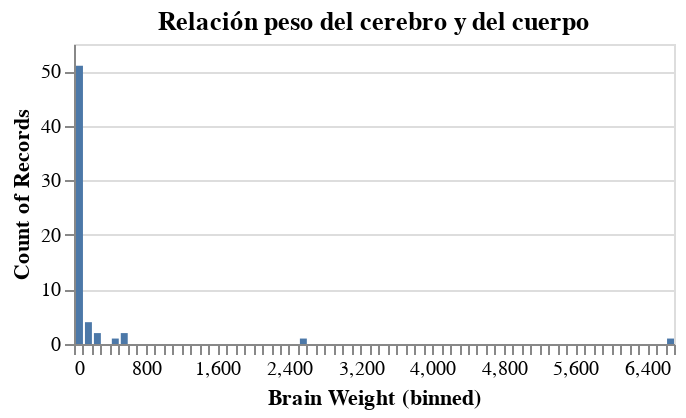

The code cell stored with this chart in its notebook:
### Code cell
hist_brain

### Figure 1 — Vega-Lite specification as saved in the notebook (floating-point values rounded to 4 significant figures)
{"config": {"view": {"continuousWidth": 400, "continuousHeight": 300}}, "data": {"name": "data-c3f1d169386444fd3f2894e6f80b96b0"}, "mark": "bar", "encoding": {"x": {"type": "quantitative", "bin": {"maxbins": 100}, "field": "Brain Weight"}, "y": {"type": "quantitative", "aggregate": "count"}}, "height": 150, "selection": {"selector001": {"type": "interval", "bind": "scales", "encodings": ["x", "y"]}}, "title": "Relación peso del cerebro y del cuerpo", "width": 300, "$schema": "https://vega.github.io/schema/vega-lite/v4.8.1.json", "datasets": {"data-c3f1d169386444fd3f2894e6f80b96b0": [{"Index": 1, "Brain Weight": 3.385, "Body Weight": 44.5}, {"Index": 2, "Brain Weight": 0.48, "Body Weight": 15.5}, {"Index": 3, "Brain Weight": 1.35, "Body Weight": 8.1}, {"Index": 4, "Brain Weight": 465.0, "Body Weight": 423.0}, {"Index": 5, "Brain Weight": 36.33, "Body Weight": 119.5}, {"Index": 6, "Brain Weight": 27.66, "Body Weight": 115.0}, {"Index": 7, "Brain Weight": 14.83, "Body Weight": 98.2}, {"Index": 8, "Brain Weight": 1.04, "Body Weight": 5.5}, {"Index": 9, "Brain Weight": 4.19, "Body Weight": 58.0}, {"Index": 10, "Brain Weight": 0.425, "Body Weight": 6.4}, {"Index": 11, "Brain Weight": 0.101, "Body Weight": 4.0}, {"Index": 12, "Brain Weight": 0.92, "Body Weight": 5.7}, {"Index": 13, "Brain Weight": 1.0, "Body Weight": 6.6}, {"Index": 14, "Brain Weight": 0.005, "Body Weight": 0.14}, {"Index": 15, "Brain Weight": 0.06, "Body Weight": 1.0}, {"Index": 16, "Brain Weight": 3.5, "Body Weight": 10.8}, {"Index": 17, "Brain Weight": 2.0, "Body Weight": 12.3}, {"Index": 18, "Brain Weight": 1.7, "Body Weight": 6.3}, {"Index": 19, "Brain Weight": 2547.0, "Body Weight": 4603.0}, {"Index": 20, "Brain Weight": 0.023, "Body Weight": 0.3}, {"Index": 21, "Brain Weight": 187.1, "Body Weight": 419.0}, {"Index": 22, "Brain Weight": 521.0, "Body Weight": 655.0}, {"Index": 23, "Brain Weight": 0.785, "Body Weight": 3.5}, {"Index": 24, "Brain Weight": 10.0, "Body Weight": 115.0}, {"Index": 25, "Brain Weight": 3.3, "Body Weight": 25.6}, {"Index": 26, "Brain Weight": 0.2, "Body Weight": 5.0}, {"Index": 27, "Brain Weight": 1.41, "Body Weight": 17.5}, {"Index": 28, "Brain Weight": 529.0, "Body Weight": 680.0}, {"Index": 29, "Brain Weight": 207.0, "Body Weight": 406.0}, {"Index": 30, "Brain Weight": 85.0, "Body Weight": 325.0}, {"Index": 31, "Brain Weight": 0.75, "Body Weight": 12.3}, {"Index": 32, "Brain Weight": 62.0, "Body Weight": 1320.0}, {"Index": 33, "Brain Weight": 6654.0, "Body Weight": 5712.0}, {"Index": 34, "Brain Weight": 3.5, "Body Weight": 3.9}, {"Index": 35, "Brain Weight": 6.8, "Body Weight": 179.0}, {"Index": 36, "Brain Weight": 35.0, "Body Weight": 56.0}, {"Index": 37, "Brain Weight": 4.05, "Body Weight": 17.0}, {"Index": 38, "Brain Weight": 0.12, "Body Weight": 1.0}, {"Index": 39, "Brain Weight": 0.023, "Body Weight": 0.4}, {"Index": 40, "Brain Weight": 0.01, "Body Weight": 0.25}, {"Index": 41, "Brain Weight": 1.4, "Body Weight": 12.5}, {"Index": 42, "Brain Weight": 250.0, "Body Weight": 490.0}, {"Index": 43, "Brain Weight": 2.5, "Body Weight": 12.1}, {"Index": 44, "Brain Weight": 55.5, "Body Weight": 175.0}, {"Index": 45, "Brain Weight": 100.0, "Body Weight": 157.0}, {"Index": 46, "Brain Weight": 52.16, "Body Weight": 440.0}, {"Index": 47, "Brain Weight": 10.55, "Body Weight": 179.5}, {"Index": 48, "Brain Weight": 0.55, "Body Weight": 2.4}, {"Index": 49, "Brain Weight": 60.0, "Body Weight": 81.0}, {"Index": 50, "Brain Weight": 3.6, "Body Weight": 21.0}, {"Index": 51, "Brain Weight": 4.288, "Body Weight": 39.2}, {"Index": 52, "Brain Weight": 0.28, "Body Weight": 1.9}, {"Index": 53, "Brain Weight": 0.075, "Body Weight": 1.2}, {"Index": 54, "Brain Weight": 0.122, "Body Weight": 3.0}, {"Index": 55, "Brain Weight": 0.048, "Body Weight": 0.33}, {"Index": 56, "Brain Weight": 192.0, "Body Weight": 180.0}, {"Index": 57, "Brain Weight": 3.0, "Body Weight": 25.0}, {"Index": 58, "Brain Weight": 160.0, "Body Weight": 169.0}, {"Index": 59, "Brain Weight": 0.9, "Body Weight": 2.6}, {"Index": 60, "Brain Weight": 1.62, "Body Weight": 11.4}, {"Index": 61, "Brain Weight": 0.104, "Body Weight": 2.5}, {"Index": 62, "Brain Weight": 4.235, "Body Weight": 50.4}]}}
